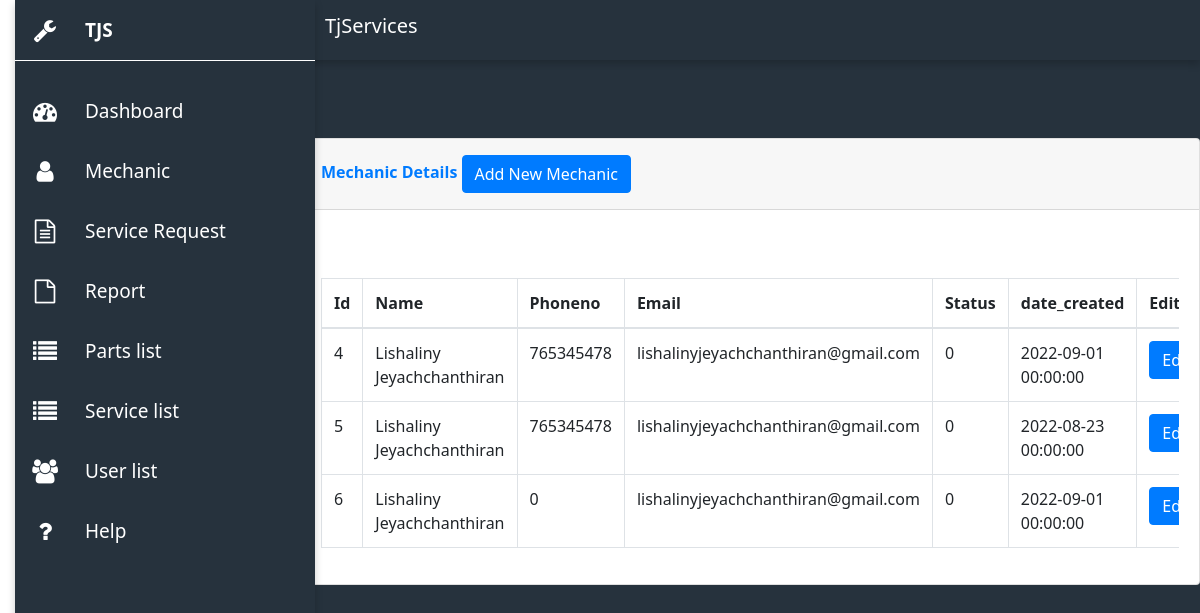
Page /admin/mechanic.php on the committed database.
### tables this page shows
CREATE TABLE `mechanic` (
  `mechanic_id` int(11) NOT NULL,
  `name` varchar(50) DEFAULT NULL,
  `contact` int(11) DEFAULT NULL,
  `email` varchar(50) DEFAULT NULL,
  `status` int(11) DEFAULT NULL,
  `date_created` datetime DEFAULT NULL
);

### admin/mechanic.php (the view, shortened to what this page needs)
<?php
$conn =  mysqli_connect("localhost","root","","vehicle_service");
?>
<!DOCTYPE html>
<html lang="en">
<head>
    <link rel="stylesheet" href="css/a.css">
    <link rel="stylesheet" href="https://cdnjs.cloudflare.com/ajax/libs/font-awesome/4.7.0/css/font-awesome.min.css">
    <?php
    include('../include/script.php');
    ?>
    <link rel="stylesheet" href="../css/bootstrap.css">
</head>
</head>
<body>
    <div class="container">
        <div class="sidebar">
            <ul>
                <li>
                    <a href="">
                        <i class="fa fa-wrench"></i>
                        <div class="title">TJS</div>
                    </a>
                </li>
                <li>
                    <a href="home.php">
                        <i class="fa fa-dashboard"></i>
                        <div class="title">Dashboard</div>
                    </a>
                </li>
                <li>
                    <a href="mechanic.php">
                        <i class="fa fa-user"></i>
                        <div class="title">Mechanic</div>
                    </a>
                </li>
                <li>
                    <a href="service_request.php">
                        <i class="fa fa-file-text-o"></i>
                        <div class="title">Service Request</div>
                    </a>
                </li>
                <li>
                    <a href="report.php">
                        <i class="fa fa-file-o"></i>
                        <div class="title">Report</div>
                    </a>
                </li>
                <li>
                    <a href="part.php">
                        <i class="fa fa-list"></i>
                        <div class="title">Parts list </div>
                    </a>
                </li>
                <li>
                    <a href="service.php">
                        <i class="fa fa-list"></i>
                        <div class="title">Service list</div>
                    </a>
                </li>
                <li>
                    <a href="user.php">
                        <i class="fa fa-users"></i>
                        <div class="title">User list</div>
                    </a>
                </li>
                <li>
                    <a href="help.php">
                        <i class="fa fa-question"></i>
                        <div class="title">Help</div>
                    </a>
                </li>
            </ul>
        </div>
        <div class="main">
            <div class="top-bar">
                <a href="../main/dashboard.php">
                    <h5 style="color:white;"> TjServices</h5>
                </a>
            </div>
            <button type="button" class="btn btn-primary" data-toggle="modal" data-target="#addmechanic">
            </button>
            <div class="card shadow" style="margin-top:100px;">
                <div class="card-header py-3">
                    <h6 class="m-0 font-weight-bold text-primary">Mechanic Details
                        <button type="button" class="btn btn-primary" data-toggle="modal" data-target="#addmechanic">
                            Add New Mechanic
                        </button>
                    </h6>
                </div>
                <div class="card-body">
                    <div class="table-responsive">
                        <?php
                        $query = "SELECT * FROM mechanic";
                        $query_run = mysqli_query($conn,$query);
                        ?>
                        <table class="table table-bordered mt-5" id="datatable" width="100%" cellspacing="0">
                            <thead>
                                <tr>
                                    <th>Id</th>
                                    <th>Name</th>
                                    <th>Phoneno</th>
                                    <th>Email</th>
                                    <th>Status</th>
                                    <th>date_created</th>
                                    <th>Edit</th>
                                </tr>
                            </thead>
                            <tbody>
                                <?php
                                if(mysqli_num_rows($query_run) > 0)
                                {
                                    while($row = mysqli_fetch_assoc($query_run))
                                    {
                                       ?>
                                <tr>
                                    <td><?php echo $row['mechanic_id']; ?></td>
                                    <td><?php echo $row['name']; ?></td>
                                    <td><?php echo $row['contact']; ?></td>
                                    <td><?php echo $row['email']; ?></td>
                                    <td><?php echo $row['status']; ?></td>
                                    <td><?php echo $row['date_created']; ?></td>
                                    <td>
                                        <form action="manage/mechanic_edit.php" method="POST">
                                            <button type="submit" name="editbtn" class="btn btn-primary">Edit</button>
                                        </form>
                                    </td>
                                </tr>
                                <?php
                                    }
                                }
                                else{
                                    echo "No details found";
                                }
                                ?>
                            </tbody>
                        </table>
                    </div>
                </div>
            </div>
        </div>
    </div>
</body>
</html>

### admin/css/a.css (style rules this page uses)
* { margin: 0; padding: 0; box-sizing: border-box; font-family:'Segoe UI', Tahoma, Geneva, Verdana, sans-serif; }
body { overflow: hidden; }
.container { position: fixed; width: 100%; }
.sidebar { position: fixed; width: 300px; height: 100%; background:linear-gradient(45deg,#26323d,#26323d) ; overflow-x: hidden; box-shadow: 0 4px 8px 0 rgba(0, 0, 0, 0.2); z-index: 2; }
.sidebar ul li { width: 100%; list-style: none; }
.sidebar ul li:first-child { line-height: 60px; margin-bottom: 20px; font-weight: 600; border-bottom:1px solid #fff ; }
.sidebar ul li a { width: 100%; text-decoration: none; color: #fff; height: 60px; display: flex; align-items: center; }
.sidebar ul li i { min-width: 60px; font-size: 24px; text-align: center; }
.sidebar .title { padding: 0 10px; font-size: 19px; }
.main { position: fixed; width: calc(100% - 300px); min-height: 100vh; left: 300px; background: #26323d; }
.top-bar { position: fixed; height: 60px; width: calc(100% - 300px); background: #26323d; display: grid; grid-template-columns: 10fr 0.4fr 1fr; grid-gap: 5px; align-items: center; color: #fff; padding: 0 20px; box-shadow: 0 4px 8px 0 rgba(0, 0, 0, 0.2); z-index: 1; }
.table { width:100%; margin-top: 100px; }
button { outline: none; border: none; border-radius: 6px; cursor: pointer; }

### rows in the picture
mechanic: mechanic_id "4", name "Lishaliny Jeyachchanthiran", contact "765345478", email "lishalinyjeyachchanthiran@gmail.com", status "0", date_created "2022-09-01 00:00:00"
mechanic: mechanic_id "5", name "Lishaliny Jeyachchanthiran", contact "765345478", email "lishalinyjeyachchanthiran@gmail.com", status "0", date_created "2022-08-23 00:00:00"
mechanic: mechanic_id "6", name "Lishaliny Jeyachchanthiran", contact "0", email "lishalinyjeyachchanthiran@gmail.com", status "0", date_created "2022-09-01 00:00:00"
